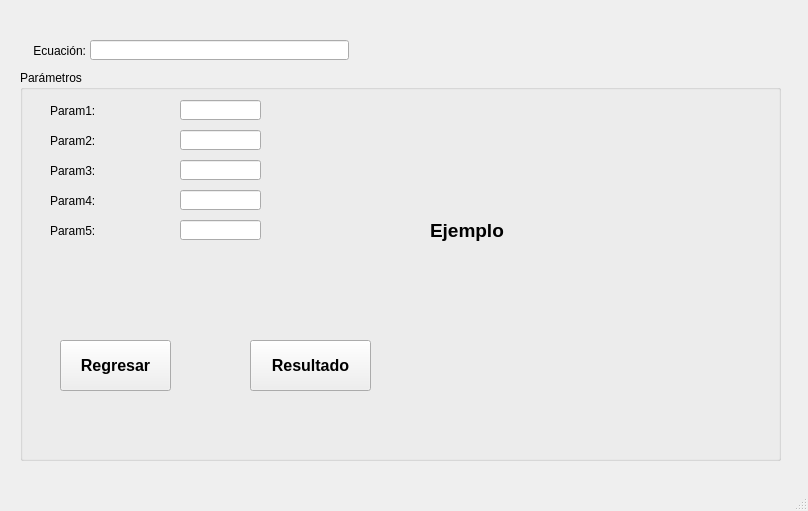
<?xml version="1.0" encoding="UTF-8"?>
<ui version="4.0">
 <class>MainWindow</class>
 <widget class="QMainWindow" name="MainWindow">
  <property name="geometry">
   <rect>
    <x>0</x>
    <y>0</y>
    <width>808</width>
    <height>511</height>
   </rect>
  </property>
  <property name="windowTitle">
   <string>Ingreso de Parámetros</string>
  </property>
  <property name="windowIcon">
   <iconset resource="imagenes/imagenes.qrc">
    <normaloff>:/119499456854720557funct.svg.med.png</normaloff>:/119499456854720557funct.svg.med.png</iconset>
  </property>
  <widget class="QWidget" name="centralwidget">
   <widget class="QLineEdit" name="leEquation">
    <property name="geometry">
     <rect>
      <x>90</x>
      <y>40</y>
      <width>259</width>
      <height>20</height>
     </rect>
    </property>
   </widget>
   <widget class="QLabel" name="label">
    <property name="geometry">
     <rect>
      <x>25</x>
      <y>40</y>
      <width>61</width>
      <height>21</height>
     </rect>
    </property>
    <property name="text">
     <string>Ecuación:</string>
    </property>
    <property name="alignment">
     <set>Qt::AlignRight|Qt::AlignTrailing|Qt::AlignVCenter</set>
    </property>
   </widget>
   <widget class="QGroupBox" name="groupParameters">
    <property name="geometry">
     <rect>
      <x>20</x>
      <y>70</y>
      <width>761</width>
      <height>391</height>
     </rect>
    </property>
    <property name="title">
     <string>Parámetros</string>
    </property>
    <widget class="QLineEdit" name="leParam4">
     <property name="geometry">
      <rect>
       <x>160</x>
       <y>120</y>
       <width>81</width>
       <height>20</height>
      </rect>
     </property>
    </widget>
    <widget class="QLabel" name="lbParam3">
     <property name="geometry">
      <rect>
       <x>30</x>
       <y>90</y>
       <width>131</width>
       <height>21</height>
      </rect>
     </property>
     <property name="text">
      <string>Param3:</string>
     </property>
    </widget>
    <widget class="QLineEdit" name="leParam3">
     <property name="geometry">
      <rect>
       <x>160</x>
       <y>90</y>
       <width>81</width>
       <height>20</height>
      </rect>
     </property>
    </widget>
    <widget class="QLabel" name="lbParam4">
     <property name="geometry">
      <rect>
       <x>30</x>
       <y>120</y>
       <width>121</width>
       <height>21</height>
      </rect>
     </property>
     <property name="text">
      <string>Param4:</string>
     </property>
    </widget>
    <widget class="QLineEdit" name="leParam2">
     <property name="geometry">
      <rect>
       <x>160</x>
       <y>60</y>
       <width>81</width>
       <height>20</height>
      </rect>
     </property>
    </widget>
    <widget class="QLineEdit" name="leParam5">
     <property name="geometry">
      <rect>
       <x>160</x>
       <y>150</y>
       <width>81</width>
       <height>20</height>
      </rect>
     </property>
    </widget>
    <widget class="QLabel" name="lbParam2">
     <property name="geometry">
      <rect>
       <x>30</x>
       <y>60</y>
       <width>131</width>
       <height>21</height>
      </rect>
     </property>
     <property name="text">
      <string>Param2:</string>
     </property>
    </widget>
    <widget class="QLineEdit" name="leParam1">
     <property name="geometry">
      <rect>
       <x>160</x>
       <y>30</y>
       <width>81</width>
       <height>20</height>
      </rect>
     </property>
    </widget>
    <widget class="QLabel" name="lbParam1">
     <property name="geometry">
      <rect>
       <x>30</x>
       <y>30</y>
       <width>131</width>
       <height>21</height>
      </rect>
     </property>
     <property name="text">
      <string>Param1:</string>
     </property>
    </widget>
    <widget class="QLabel" name="lbParam5">
     <property name="geometry">
      <rect>
       <x>30</x>
       <y>150</y>
       <width>121</width>
       <height>21</height>
      </rect>
     </property>
     <property name="text">
      <string>Param5:</string>
     </property>
    </widget>
    <widget class="QPushButton" name="pbCalculate">
     <property name="geometry">
      <rect>
       <x>230</x>
       <y>270</y>
       <width>121</width>
       <height>51</height>
      </rect>
     </property>
     <property name="font">
      <font>
       <pointsize>12</pointsize>
       <weight>75</weight>
       <bold>true</bold>
      </font>
     </property>
     <property name="text">
      <string>Resultado</string>
     </property>
     <property name="icon">
      <iconset resource="imagenes/imagenes.qrc">
       <normaloff>:/excel.png</normaloff>:/excel.png</iconset>
     </property>
    </widget>
    <widget class="QLabel" name="lbEjemplo">
     <property name="geometry">
      <rect>
       <x>410</x>
       <y>10</y>
       <width>321</width>
       <height>301</height>
      </rect>
     </property>
     <property name="font">
      <font>
       <pointsize>14</pointsize>
       <weight>75</weight>
       <bold>true</bold>
      </font>
     </property>
     <property name="text">
      <string>Ejemplo</string>
     </property>
    </widget>
    <widget class="QPushButton" name="pbRegresar">
     <property name="geometry">
      <rect>
       <x>40</x>
       <y>270</y>
       <width>111</width>
       <height>51</height>
      </rect>
     </property>
     <property name="font">
      <font>
       <pointsize>12</pointsize>
       <weight>75</weight>
       <bold>true</bold>
      </font>
     </property>
     <property name="text">
      <string>Regresar</string>
     </property>
     <property name="icon">
      <iconset resource="imagenes/imagenes.qrc">
       <normaloff>:/view-refresh.png</normaloff>:/view-refresh.png</iconset>
     </property>
    </widget>
   </widget>
  </widget>
  <widget class="QMenuBar" name="menubar">
   <property name="geometry">
    <rect>
     <x>0</x>
     <y>0</y>
     <width>808</width>
     <height>21</height>
    </rect>
   </property>
  </widget>
  <widget class="QStatusBar" name="statusbar"/>
 </widget>
 <resources>
  <include location="imagenes/imagenes.qrc"/>
 </resources>
 <connections/>
</ui>
